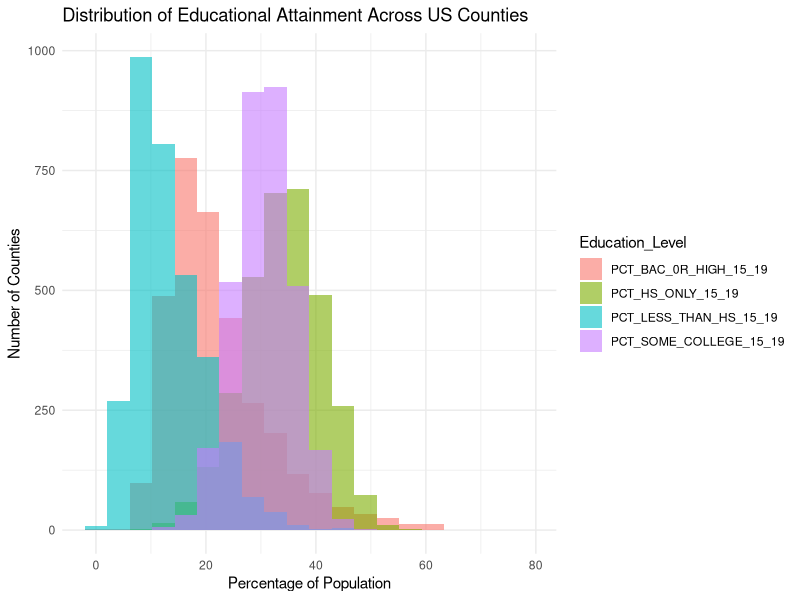
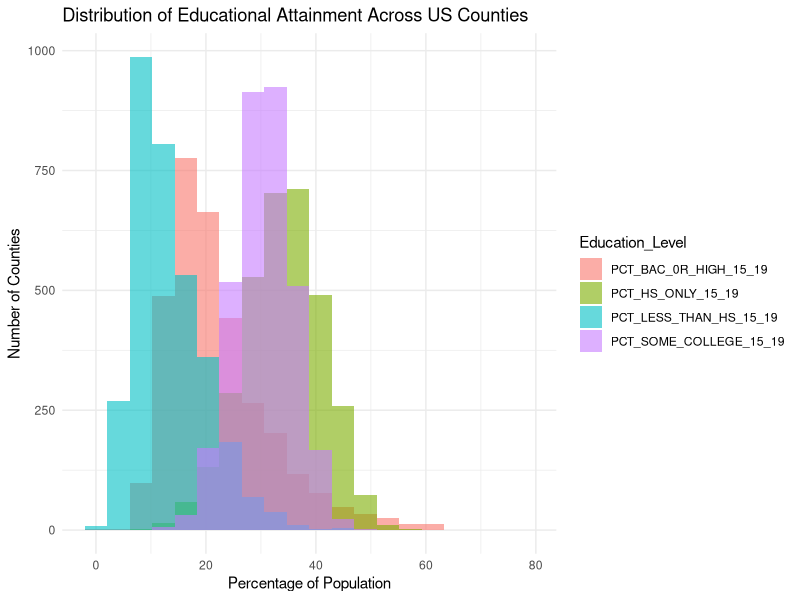
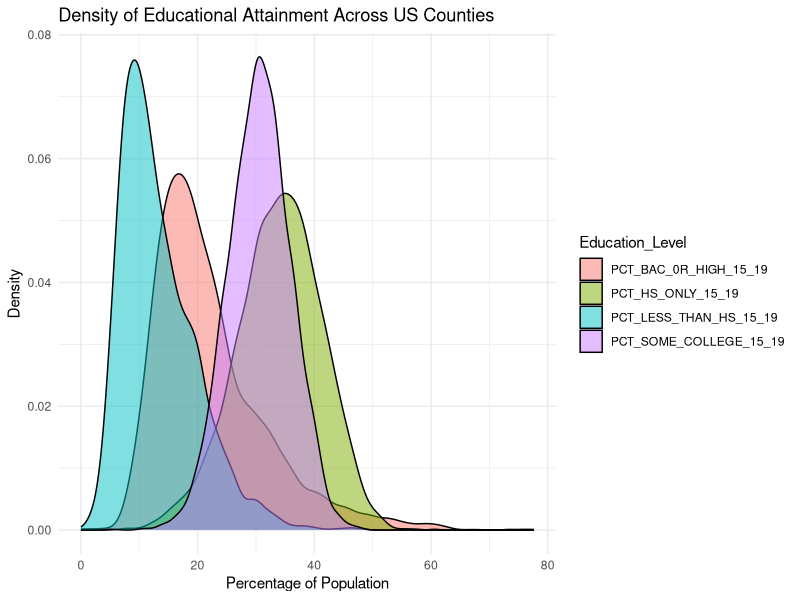
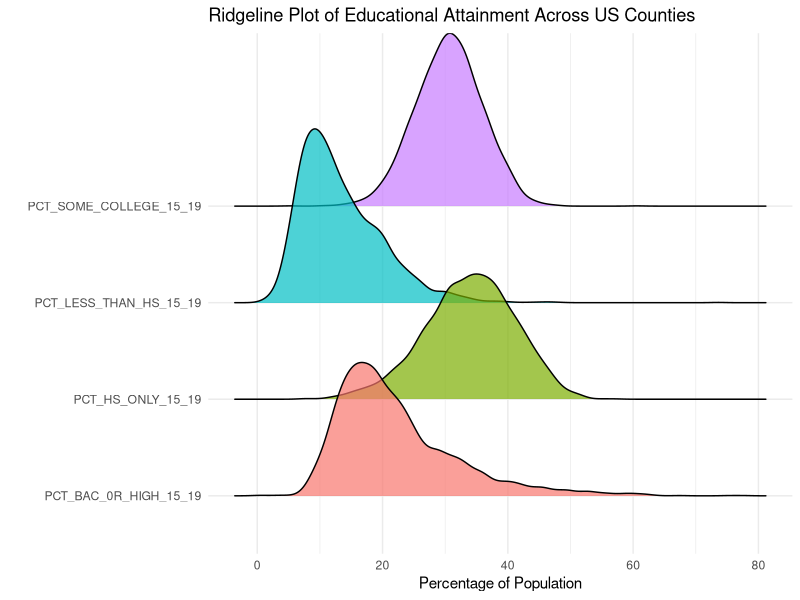
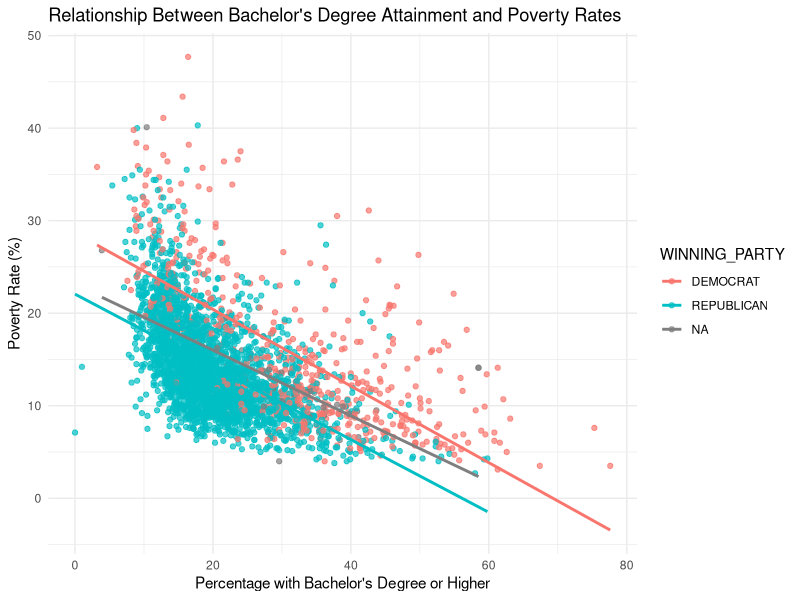
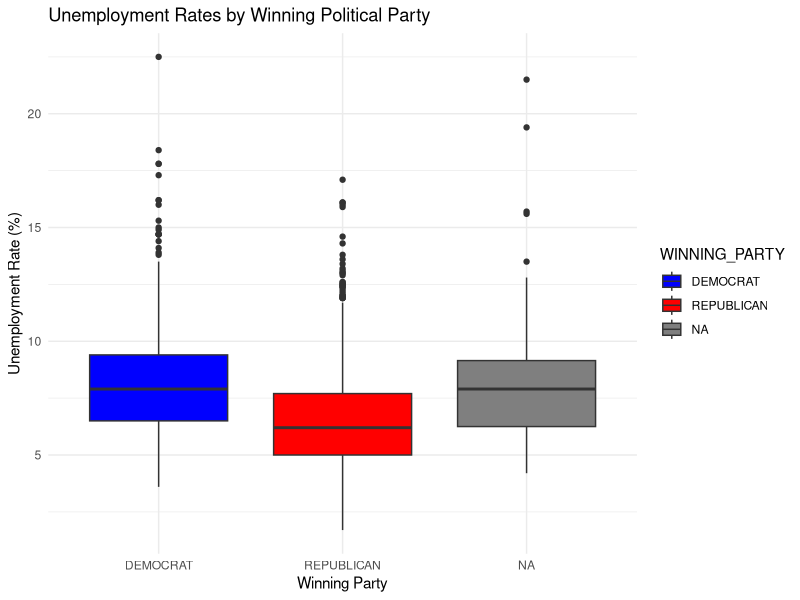
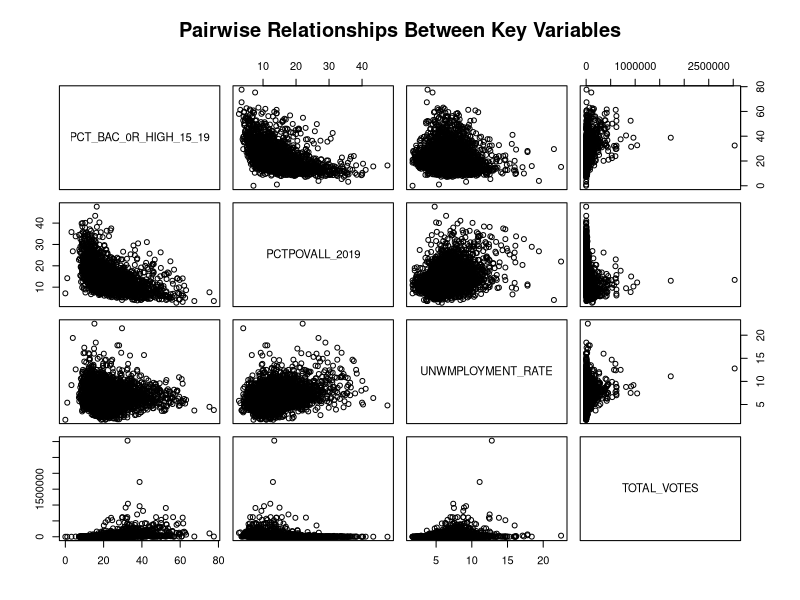
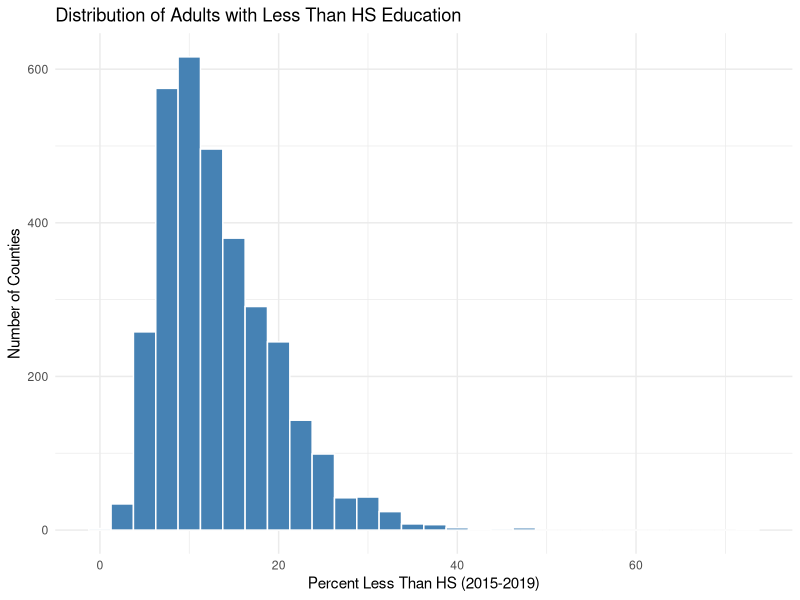

Here is the R script that generated these plots, in order:
## ---- chunk 1
library(ggplot2)
library(dplyr)
library(tidyr)
## ---- chunk 2
install.packages("GGally")      # 
install.packages("corrplot")
## ---- chunk 3
library(corrplot)
## ---- chunk 4
library(readr)
INTEGRATED_DATA <- read_csv("INTEGRATED_DATA.csv")
View(INTEGRATED_DATA)
## ---- chunk 5
# Create a visualization of educational attainment
education_data <- INTEGRATED_DATA %>%
  select(PCT_LESS_THAN_HS_15_19, PCT_HS_ONLY_15_19, 
         PCT_SOME_COLLEGE_15_19, PCT_BAC_0R_HIGH_15_19) %>%
  gather(key = "Education_Level", value = "Percentage")

ggplot(education_data, aes(x = Percentage, fill = Education_Level)) +
  geom_histogram(alpha = 0.6, position = "identity", bins = 20) +
  labs(title = "Distribution of Educational Attainment Across US Counties",
       x = "Percentage of Population", y = "Number of Counties") +
  theme_minimal()

## ---- chunk 6
# Create a visualization of educational attainment
education_data <- INTEGRATED_DATA %>%
  select(PCT_LESS_THAN_HS_15_19, PCT_HS_ONLY_15_19, 
         PCT_SOME_COLLEGE_15_19, PCT_BAC_0R_HIGH_15_19) %>%
  gather(key = "Education_Level", value = "Percentage")

ggplot(education_data, aes(x = Percentage, fill = Education_Level)) +
  geom_histogram(alpha = 0.6, position = "identity", bins = 20) +
  labs(title = "Distribution of Educational Attainment Across US Counties",
       x = "Percentage of Population", y = "Number of Counties") +
  theme_minimal()
## ---- chunk 7
ggplot(education_data, aes(x = Percentage, fill = Education_Level)) +
  geom_density(alpha = 0.5) +
  labs(title = "Density of Educational Attainment Across US Counties",
       x = "Percentage of Population", y = "Density") +
  theme_minimal()
## ---- chunk 8
# install.packages("ggridges") # if not installed
library(ggridges)

ggplot(education_data, aes(x = Percentage, y = Education_Level, fill = Education_Level)) +
  geom_density_ridges(alpha = 0.7) +
  labs(title = "Ridgeline Plot of Educational Attainment Across US Counties",
       x = "Percentage of Population", y = "") +
  theme_minimal() +
  theme(legend.position = "none")
## ---- chunk 9
ggplot(INTEGRATED_DATA, aes(x = PCT_BAC_0R_HIGH_15_19, y = PCTPOVALL_2019, color = WINNING_PARTY)) +
  geom_point(alpha = 0.7) +
  geom_smooth(method = "lm", se = FALSE) +
  labs(title = "Relationship Between Bachelor's Degree Attainment and Poverty Rates",
       x = "Percentage with Bachelor's Degree or Higher",
       y = "Poverty Rate (%)") +
  theme_minimal()


## ---- chunk 10
ggplot(INTEGRATED_DATA, aes(x = WINNING_PARTY, y = UNWMPLOYMENT_RATE, fill = WINNING_PARTY)) +
  geom_boxplot() +
  labs(title = "Unemployment Rates by Winning Political Party",
       x = "Winning Party", y = "Unemployment Rate (%)") +
  scale_fill_manual(values = c("blue", "red")) +
  theme_minimal()

## ---- chunk 11
# Select key numerical variables for pairwise analysis
numerical_vars <- INTEGRATED_DATA %>% 
  select(PCT_BAC_0R_HIGH_15_19, PCTPOVALL_2019, UNWMPLOYMENT_RATE, TOTAL_VOTES)

pairs(numerical_vars, 
      main = "Pairwise Relationships Between Key Variables")

## ---- chunk 12
ggplot(INTEGRATED_DATA, aes(x = PCT_LESS_THAN_HS_15_19)) +
  geom_histogram(fill = "steelblue", bins = 30, color = "white") +
  labs(
    title = "Distribution of Adults with Less Than HS Education",
    x = "Percent Less Than HS (2015-2019)",
    y = "Number of Counties"
  ) +
  theme_minimal()
## ---- chunk 13
ggplot(INTEGRATED_DATA, aes(x = PCTPOVALL_2019)) +
  geom_histogram(fill = "darkgreen", bins = 30, color = "white") +
  labs(
    title = "Distribution of County Poverty Rates (2019)",
    x = "Poverty Rate (%)",
    y = "Number of Counties"
  ) +
  theme_minimal()
## ---- chunk 14
ggplot(INTEGRATED_DATA, aes(x = WINNING_PARTY)) +
  geom_bar(fill = "tomato") +
  labs(
    title = "Winning Party Distribution Across Counties",
    x = "Winning Party",
    y = "Number of Counties"
  ) +
  theme_minimal()
## ---- chunk 15
ggplot(INTEGRATED_DATA, aes(x = WINNING_PARTY, y = UNWMPLOYMENT_RATE, fill = WINNING_PARTY)) +
  geom_boxplot() +
  labs(
    title = "Unemployment Rate by Winning Party",
    x = "Winning Party",
    y = "Unemployment Rate (%)"
  ) +
  theme_minimal()
## ---- chunk 16
ggplot(INTEGRATED_DATA, aes(x = WINNING_PARTY, y = PCT_BAC_0R_HIGH_15_19, fill = WINNING_PARTY)) +
  geom_boxplot() +
  labs(
    title = "Percent with Bachelor's or Higher by Winning Party",
    x = "Winning Party",
    y = "Percent with Bachelor's or Higher (%)"
  ) +
  theme_minimal()

## ---- chunk 17
ggplot(INTEGRATED_DATA, aes(x = PCT_LESS_THAN_HS_15_19, y = PCTPOVALL_2019)) +
  geom_point(alpha = 0.6, color = "purple") +
  geom_smooth(method = "lm", se = FALSE, color = "black") +
  labs(
    title = "Relationship Between Education and Poverty",
    x = "Percent with Less Than HS",
    y = "Poverty Rate (%)"
  ) +
  theme_minimal()

## ---- chunk 18
ggplot(INTEGRATED_DATA, aes(x = UNWMPLOYMENT_RATE, y = TOTAL_VOTES)) +
  geom_point(alpha = 0.6, color = "orange") +
  geom_smooth(method = "lm", se = FALSE, color = "black") +
  labs(
    title = "Unemployment Rate vs Total Votes",
    x = "Unemployment Rate (%)",
    y = "Total Votes"
  ) +
  theme_minimal()
## ---- chunk 19
numeric_data <- INTEGRATED_DATA %>%
  select(PCT_LESS_THAN_HS_15_19, PCT_HS_ONLY_15_19, PCT_SOME_COLLEGE_15_19,
         PCT_BAC_0R_HIGH_15_19, UNWMPLOYMENT_RATE, PCTPOVALL_2019, TOTAL_VOTES)
# Pairwise scatterplot matrix
#ggpairs(numeric_data)
pairs(numeric_data)
# Correlation matrix
cor_matrix <- cor(numeric_data, use = "complete.obs")
corrplot(cor_matrix, method = "color", type = "upper", tl.cex = 0.8)
## ---- chunk 20
cor_matrix <- cor(numeric_data, use = "complete.obs")

# Base R heatmap
heatmap(cor_matrix,
        main = "Correlation Heatmap",
        col = colorRampPalette(c("blue", "white", "red"))(100),
        scale = "none")
## ---- chunk 21

library(GGally)
library(dplyr)

# Select key numerical variables
numerical_vars <- INTEGRATED_DATA %>% 
  select(PCT_BAC_0R_HIGH_15_19, PCTPOVALL_2019, UNWMPLOYMENT_RATE, TOTAL_VOTES)

# Create pairwise plot
ggpairs(numerical_vars,
        title = "Pairwise Comparison of Key Numerical Variables",
        upper = list(continuous = "cor"),  # Show correlation in upper triangle
        lower = list(continuous = "points"), # Scatterplots in lower triangle
        diag = list(continuous = "barDiag")) # Histograms on diagonal
## ---- chunk 22
library(ggplot2)
library(dplyr)
library(tidyr)
library(tibble)  # needed for rownames_to_column

# Select key numerical variables
numerical_vars <- INTEGRATED_DATA %>% 
  select(PCT_BAC_0R_HIGH_15_19, PCTPOVALL_2019, UNWMPLOYMENT_RATE, TOTAL_VOTES)

# Compute correlation matrix
cor_matrix <- cor(numerical_vars, use = "complete.obs")

# Convert correlation matrix to long format
cor_long <- as.data.frame(cor_matrix) %>%
  rownames_to_column(var = "Var1") %>%
  pivot_longer(-Var1, names_to = "Var2", values_to = "Correlation")

# Plot heatmap
ggplot(cor_long, aes(x = Var1, y = Var2, fill = Correlation)) +
  geom_tile(color = "white") +
  geom_text(aes(label = round(Correlation, 2)), size = 4) +
  scale_fill_gradient2(low = "blue", high = "red", mid = "white", midpoint = 0,
                       limit = c(-1,1), name = "Correlation") +
  theme_minimal() +
  labs(title = "Pairwise Relationships Between Key Variables", x = "", y = "")
## ---- chunk 23
ggplot(INTEGRATED_DATA, aes(x = PCT_BAC_0R_HIGH_15_19, y = PCTPOVALL_2019, color = WINNING_PARTY)) +
  geom_point(alpha = 0.7) +
  geom_smooth(method = "lm", se = FALSE) +
  labs(title = "Bachelor's Degree vs Poverty Rate by Party",
       x = "Percentage with Bachelor's Degree or Higher",
       y = "Poverty Rate (%)") +
  theme_minimal()
## ---- chunk 24
ggplot(INTEGRATED_DATA, aes(x = WINNING_PARTY, y = UNWMPLOYMENT_RATE, fill = WINNING_PARTY)) +
  geom_boxplot() +
  scale_fill_manual(values = c("blue", "red")) +
  labs(title = "Unemployment Rate by Winning Party",
       x = "Winning Party", y = "Unemployment Rate (%)") +
  theme_minimal()

# Violin plot
ggplot(INTEGRATED_DATA, aes(x = WINNING_PARTY, y = PCTPOVALL_2019, fill = WINNING_PARTY)) +
  geom_violin(alpha = 0.6) +
  scale_fill_manual(values = c("blue", "red")) +
  labs(title = "Poverty Rate Distribution by Party",
       x = "Winning Party", y = "Poverty Rate (%)") +
  theme_minimal()
## ---- chunk 25
ggplot(INTEGRATED_DATA, aes(x = PCT_BAC_0R_HIGH_15_19, y = PCTPOVALL_2019, 
                 size = TOTAL_VOTES, color = WINNING_PARTY)) +
  geom_point(alpha = 0.6) +
  scale_size(range = c(1, 10)) +
  labs(title = "Education vs Poverty with Total Votes",
       x = "Percentage with Bachelor's Degree or Higher",
       y = "Poverty Rate (%)",
       size = "Total Votes") +
  theme_minimal()
